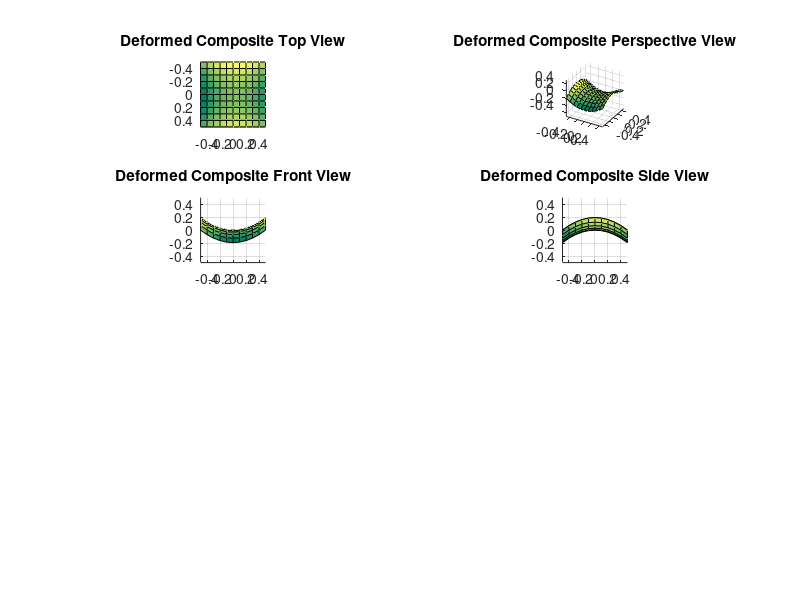

The MATLAB script that drew this image: (Note: this script raises an error after producing the figure.)
%Andrew Brown Homework 9 Problem 2

clc
clear
close all

%Practice with graphing in 3D and adding color to the graph

%Define given variables
x=linspace(-0.5,0.5,11); %in-plane coordinate
y=linspace(-0.5,0.5,11); %in-plane coordinate
[x,y]=meshgrid(x,y); %Create the grid vectors of x and y
k=0.77; %curvature

%Define gven equation with the given variables
z=k*(x.^(2)-y.^(2));

%Top View
subplot(4,2,1)
surf(x,y,z)
colormap('summer')
axis equal
view([90,90])
title('Deformed Composite Top View')

%Perspective View
subplot(4,2,2)
surf(x,y,z)
colormap('summer')
axis equal
view([30,30])
title('Deformed Composite Perspective View')

%Front View
subplot(4,2,3)
surf(x,y,z)
colormap('summer')
axis equal
view([0,0])
title('Deformed Composite Front View')

%Side View
subplot(4,2,4)
surf(x,y,z)
colormap('summer')
axis equal
view([90,0])
title('Deformed Composite Side View')

%Reconstruct the composite
minx=min(x,[],'all'); %minimum of x matrix
maxx=max(x,[],'all'); %maximum of x matrix
rangex=linspace(minx,maxx,3); %range b/w the min and max of x
miny=min(y,[],'all'); %minimum of y matrix
maxy=max(y,[],'all'); %maximum of y matrix
rangey=linspace(miny,maxy,4); %range b/w the min and max of y
[rangex,rangey]=meshgrid(rangex,rangey);%run the ranges through meshgrid
z2=k*(rangex.^(2)-rangey.^(2));%find another z with the new x and y points
newZ=interp2(rangex,rangey,z2,x,y); %find interpolated z values

%Top View
subplot(4,2,5)
surf(x,y,newZ)
colormap('summer')
axis equal
view([90,90])
title('Reconstructed Composite Top View')

%Perspective View
subplot(4,2,6)
surf(x,y,newZ)
colormap('summer')
axis equal
view([30,30])
title('Reconstructed Composite Perspective View')

%Front View
subplot(4,2,7)
surf(x,y,newZ)
colormap('summer')
axis equal
view([0,0])
title('Reconstructed Composite Perspective View')

%Side View
subplot(4,2,8)
surf(x,y,newZ)
colormap('summer')
axis equal
view([90,0])
title('Reconstructed Composite Perspective View')
colorbar
